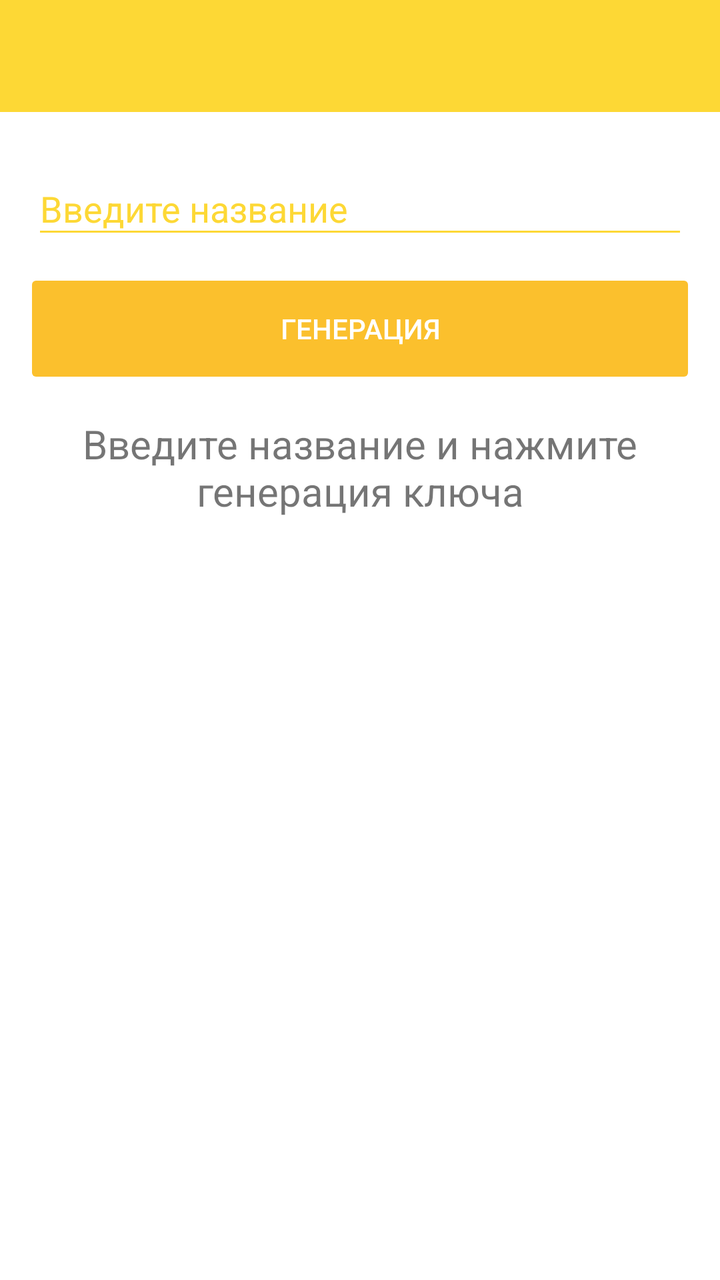
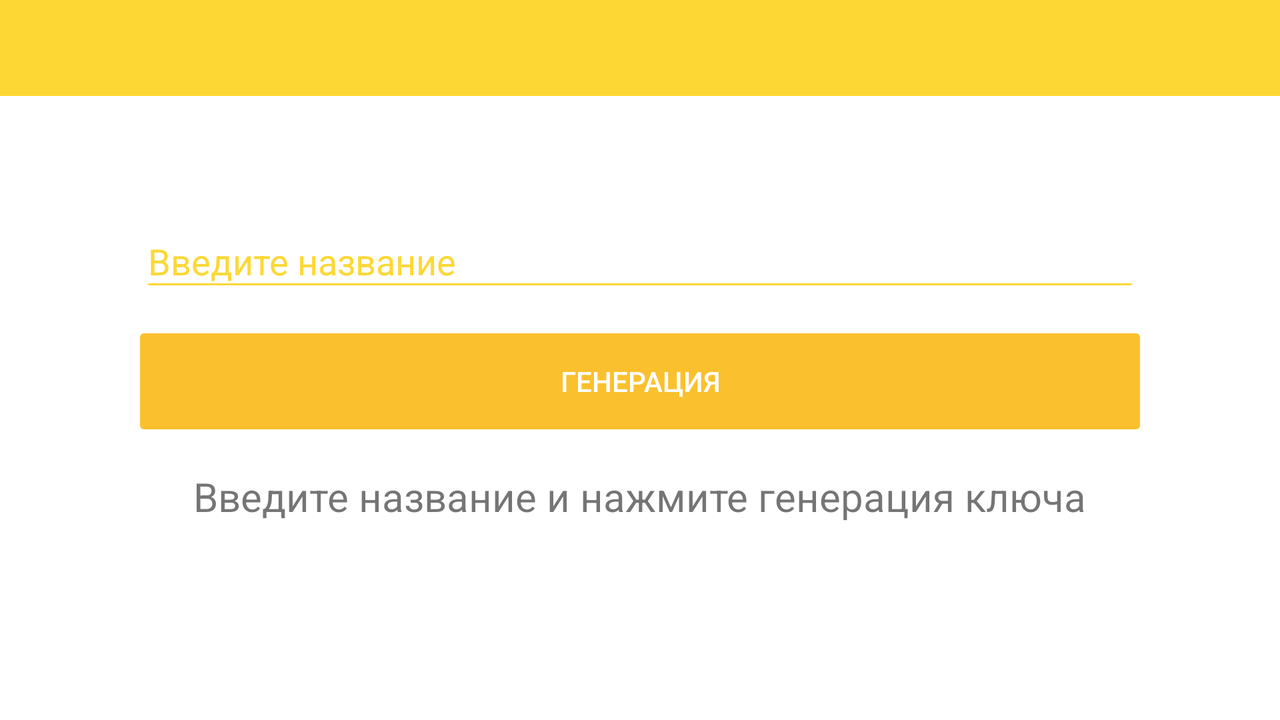

Compare how this app lays out the same screen by default and in its alternative resource folder. The renders come first, then the two layout files and the values they reference.
<!-- AndroidManifest.xml: application theme AppTheme -->
<!-- res/layout/activity_generate_key.xml -->
<?xml version="1.0" encoding="utf-8"?>
<RelativeLayout xmlns:android="http://schemas.android.com/apk/res/android"
    xmlns:tools="http://schemas.android.com/tools"
    xmlns:app="http://schemas.android.com/apk/res-auto"
    android:id="@+id/activity_generate_key"
    android:layout_width="match_parent"
    android:layout_height="match_parent"
    tools:context="ru.landmark.tnp.GenerateKeyActivity">

    <include
        android:id="@+id/toolbar"
        layout="@layout/toolbar"
        android:layout_height="wrap_content"
        android:layout_width="match_parent" />

    <LinearLayout
        android:layout_width="match_parent"
        android:layout_height="wrap_content"
        android:orientation="vertical"
        android:layout_below="@id/toolbar"
        android:layout_margin="16dp">

        <android.support.design.widget.TextInputLayout
            android:layout_width="match_parent"
            android:layout_height="wrap_content"
            android:theme="@style/CustomTextInputLayout"
            app:passwordToggleTint="@color/colorPrimary"
            android:id="@+id/textDisripth">

            <EditText
                android:layout_width="match_parent"
                android:layout_height="wrap_content"
                android:hint="Введите название"
                android:textColor="@color/colorTextSecondary"
                android:inputType="text"/>

        </android.support.design.widget.TextInputLayout>

        <Button
            android:layout_marginTop="16dp"
            android:layout_width="match_parent"
            android:layout_height="wrap_content"
            android:background="@drawable/back_button_dark"
            android:textColor="#fff"
            android:text="Генерация"
            android:foreground="?android:attr/selectableItemBackground"
            android:clickable="true"
            android:stateListAnimator="@null"
            android:id="@+id/buttonGenerate"/>

        <TextView
            android:layout_width="wrap_content"
            android:layout_height="wrap_content"
            android:layout_gravity="center"
            android:layout_marginTop="20dp"
            android:textSize="20dp"
            android:gravity="center"
            android:text="Введите название и нажмите генерация ключа"
            android:id="@+id/textGenerate"/>

    </LinearLayout>

</RelativeLayout>
<!-- res/layout/toolbar.xml (included above) -->
<?xml version="1.0" encoding="utf-8"?>
<android.support.v7.widget.Toolbar
    xmlns:android="http://schemas.android.com/apk/res/android"
    xmlns:app="http://schemas.android.com/apk/res-auto"
    android:id="@+id/toolbar"
    android:layout_width="match_parent"
    android:layout_height="?attr/actionBarSize"
    android:background="@color/colorPrimary"
    app:popupTheme="@style/CustomToolbarStyle"/>
<!-- resources referenced by this layout -->
<resources>
  <color name="colorPrimary">#FDD835</color>
  <color name="colorTextSecondary">#757575</color>
  <!-- drawable back_button_dark (drawable) -->
  <?xml version="1.0" encoding="utf-8"?>
  <shape xmlns:android="http://schemas.android.com/apk/res/android" >
      <solid android:color="@color/colorPrimaryDark" />
      <corners android:bottomRightRadius="2dp"
          android:bottomLeftRadius="2dp"
          android:topRightRadius="2dp"
          android:topLeftRadius="2dp"/>
  </shape>
  <!-- from res/values-v21/ -->
  <style name="CustomTextInputLayout" parent="TextAppearance.AppCompat">
                  
                  <item name="android:textColorHint">@color/colorTextSecondarySec</item>
                  <item name="android:textColor">@color/colorTextPrimary</item>
                  <item name="android:textSize">18sp</item>
                  
                  <item name="colorAccent">@color/colorTextSecondarySec</item>
                  <item name="colorControlNormal">@color/colorTextSecondarySec</item>
                  <item name="colorControlActivated">@color/colorTextSecondarySec</item>
                  <item name="textColorError">@color/colorError</item>
                  <item name="android:textColorHighlight">@color/colorError</item>
                  <item name="android:textColorLink">@color/colorError</item>
          </style>
  <!-- from res/values-v21/ -->
  <style name="CustomToolbarStyle" parent="ThemeOverlay.AppCompat.Light">
                  <item name="android:colorBackground">@color/colorPrimaryDark</item>
                  <item name="android:textColor">@color/md_white_1000</item>
          </style>
  <color name="colorPrimaryDark">#FBC02D</color>
  <color name="colorTextSecondarySec">#FDD835</color>
  <color name="colorTextPrimary">#212121</color>
  <color name="colorError">#E53935</color>
  <color name="colorAccent">#FFC107</color>
  <color name="colorBackground">#ffffff</color>
  <color name="colorForeground">#ffffff</color>
  <color name="colorNavigationBar">@color/colorPrimaryDark</color>
  <color name="colorTextPrimaryInverse">#ffffff</color>
  <!-- from res/values-v21/ -->
  <style name="AlertDialogTheme">
                  <item name="android:windowBackground">@android:color/transparent</item>
                  <item name="android:windowContentOverlay">@null</item>
                  <item name="android:windowIsFloating">true</item>
                  <item name="android:windowAnimationStyle">@android:style/Animation.Dialog</item>
                  <item name="android:windowMinWidthMajor">@android:dimen/dialog_min_width_major</item>
                  <item name="android:windowMinWidthMinor">@android:dimen/dialog_min_width_minor</item>
                  <item name="android:windowTitleStyle">@color/md_black_1000</item>
                  <item name="android:textAppearanceMedium">@color/md_black_1000</item>
                  <item name="android:borderlessButtonStyle">@null</item>
                  <item name="android:buttonBarStyle">@null</item>
          </style>
</resources>
<!-- res/layout-land/activity_generate_key.xml (the repository's variant of the layout above) -->
<!-- drawn on the phone turned sideways -->
<?xml version="1.0" encoding="utf-8"?>
<RelativeLayout xmlns:android="http://schemas.android.com/apk/res/android"
    xmlns:tools="http://schemas.android.com/tools"
    xmlns:app="http://schemas.android.com/apk/res-auto"
    android:id="@+id/activity_generate_key"
    android:layout_width="match_parent"
    android:layout_height="match_parent"
    tools:context="ru.landmark.tnp.GenerateKeyActivity">

    <include
        android:id="@+id/toolbar"
        layout="@layout/toolbar"
        android:layout_height="wrap_content"
        android:layout_width="match_parent" />

    <LinearLayout
        android:layout_width="match_parent"
        android:layout_height="wrap_content"
        android:orientation="vertical"
        android:layout_margin="16dp"
        android:layout_centerVertical="true">

        <android.support.design.widget.TextInputLayout
            android:layout_width="500dp"
            android:layout_height="wrap_content"
            android:theme="@style/CustomTextInputLayout"
            app:passwordToggleTint="@color/colorPrimary"
            android:id="@+id/textDisripth"
            android:layout_gravity="center">

            <EditText
                android:layout_width="match_parent"
                android:layout_height="wrap_content"
                android:hint="Введите название"
                android:textColor="@color/colorTextSecondary"
                android:inputType="text"/>

        </android.support.design.widget.TextInputLayout>

        <Button
            android:layout_marginTop="16dp"
            android:layout_width="500dp"
            android:layout_height="wrap_content"
            android:background="@drawable/back_button_dark"
            android:textColor="#fff"
            android:text="Генерация"
            android:foreground="?android:attr/selectableItemBackground"
            android:clickable="true"
            android:stateListAnimator="@null"
            android:id="@+id/buttonGenerate"
            android:layout_gravity="center"/>

        <TextView
            android:layout_width="wrap_content"
            android:layout_height="wrap_content"
            android:layout_gravity="center"
            android:layout_marginTop="20dp"
            android:textSize="20dp"
            android:gravity="center"
            android:text="Введите название и нажмите генерация ключа"
            android:id="@+id/textGenerate"/>

    </LinearLayout>

</RelativeLayout>
